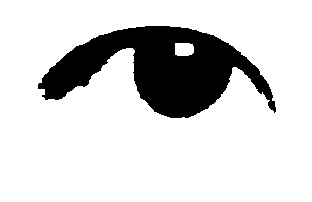
//> input picture code/r.jpg, 312 x 202 px
$ ./L r.jpg   (built with g++ and OpenCV 4)
//> lines starting //> are read from the running program, lines starting //| are printed output that depends on the picture; after the words box and inside, x2 and y2 are one past the last pixel; in counts of white or black regions, pixels touching at a corner belong together
//> further down, img is the input picture: 202 rows x 312 cols, CV_8UC3; min 0, max 255, mean 210.7
### code/Binary.cpp
#include <opencv2/opencv.hpp>
#include <iostream>
#include <vector>
#include <sstream>
using namespace cv;
int maxV=75;
int minV=0;
int max2=255;
int min2=0;
int max3=255;
int min3=0;

void Contours(const Mat &img, Mat &img_re)
{
	vector<vector<Point> > contours;
	vector<Vec4i> hierarchy;

	Mat img_tmp = img.clone();
	bitwise_not(img_tmp, img_tmp);

	namedWindow("T3", 0);
	imshow("T3", img_tmp);

	findContours(img_tmp, contours, hierarchy, CV_RETR_CCOMP , CV_CHAIN_APPROX_SIMPLE);

	std:: cout << "contours: "<< contours.size() << std:: endl;

	img_re = img_tmp.clone();
	//drawContours(img_re, contours, 0, Scalar(255), CV_FILLED);

    int idx = 0;
    int num = 0;

    std::stringstream ss;

    double tmp=0;
    int id = 0;
    for( ; idx >= 0; idx = hierarchy[idx][0] )
    //for (; idx <contours.size(); idx++)
    {
    	num++;
        Scalar color( rand()&255, rand()&255, rand()&255 );

       // std::cout << idx << " " << fabs(contourArea(contours[idx])) << std::endl;

        double size = fabs(contourArea(contours[idx]));
        if (size > tmp) {
        	tmp = size;
        	id = idx;
        }


        drawContours( img_re, contours, idx, color, 1, 8, hierarchy );
        ss << idx;
        string s0 = ss.str();

        Mat img_k = img_tmp.clone();
        string s = s0.c_str();
        namedWindow(s, 0);
        drawContours( img_k, contours, idx, color, 1, 8, hierarchy );
    	imshow(s, img_k);
    	imwrite(s+".jpg", img_k);

    }
   // drawContours(img_re, contours, id, Scalar(255,255,255), CV_FILLED, 8, hierarchy);

    std::cout << num << std::endl;


}

void Binary(const Mat &img, Mat &img_re)
{
	Mat img_gray = img.clone();
	Mat img_tmp;
	//cvtColor(img, img_gray, CV_BGR2GRAY);

	inRange(img_gray, Scalar(minV,min2,min3), Scalar(maxV,max2,max3), img_tmp);
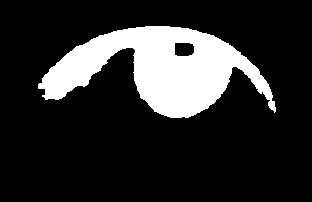
//> img_tmp: 202 rows x 312 cols, CV_8UC1; 17.4% white; 1 white region, box (x1, y1, x2, y2) and area: (38, 26, 276, 118) 10949
	bitwise_not(img_tmp, img_tmp);
//> img_tmp: 202 rows x 312 cols, CV_8UC1; 82.6% white; 1 black region
	img.copyTo(img_re,img_tmp);
	//bitwise_not(img_re, img_re);
	//Contours(img_re, img_re);
}


// [30 lines of commented-out code are left out]

### code/L.cpp
#include <cv.h>
#include <highgui.h>
#include <iostream>
#include <vector>
#include "Binary.cpp"
using namespace cv;

int main(int argc, const char** argv)
{
	Mat img;
	img = imread(argv[1], 1);
	Mat img_re;

	namedWindow("T1", 0);
	namedWindow("T2", 0);
	// [9 lines of commented-out code are left out]

		Binary(img, img_re);
		inRange(img_re, Scalar(0), Scalar(100), img_re);
		bitwise_not(img_re, img_re);
		imshow("T1", img_re);
		Contours(img_re, img_re);
//> in Contours, `findContours(img_tmp, contours, hierarchy, CV_RETR_CCOMP , CV_CHAIN_AP..`: contours = 2 contours; box (x1, y1, x2, y2) and area: (38, 26, 276, 118) 10864, (174, 42, 195, 57) 259
//| contours: 2
//> the loop in Contours, `for( ; idx >= 0; idx = hierarchy[idx][0] )` made 1 pass
//> (size, tmp) on pass 1: (10864, 10864)
//> pass 1, in Contours, `imshow(s, img_k);`:
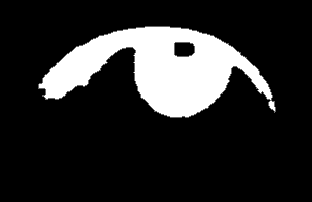
//> window '0': 202 rows x 312 cols, CV_8UC1; min 0, max 255, mean 42.7
//> after the loop in Contours, `for( ; idx >= 0; idx = hierarchy[idx][0] )`: idx = -1; num = 1; tmp = 10864; id = 0
//| 1
		imshow("T2", img_re);
		int c = waitKey();
//> the space key is pressed

	//}

	return 0;
}

$ run again, on code/rk6.jpg
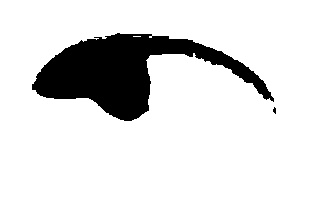
//> input picture code/rk6.jpg, 314 x 200 px
//> img is the input picture: 200 rows x 314 cols, CV_8UC3; min 0, max 255, mean 218.6
//> in Binary, `inRange(img_gray, Scalar(minV,min2,min3), Scalar(maxV,max2,max3), img_..`:
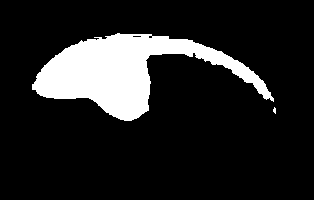
//> img_tmp: 200 rows x 314 cols, CV_8UC1; 14.3% white; 2 white regions (1 under 20 px), largest, box (x1, y1, x2, y2) and area: (32, 33, 274, 121) 8944
//> contours = 4 contours, 3 with area under 20; largest, box (x1, y1, x2, y2) and area: (32, 33, 274, 121) 8653
//| contours: 4
//> the loop in Contours, `for( ; idx >= 0; idx = hierarchy[idx][0] )` made 2 passes
//> (size, tmp, idx) on pass 2: (8653, 8653, 1)
//> after the loop in Contours, `for( ; idx >= 0; idx = hierarchy[idx][0] )`: idx = -1; num = 2; tmp = 8653; id = 1
//| 2
